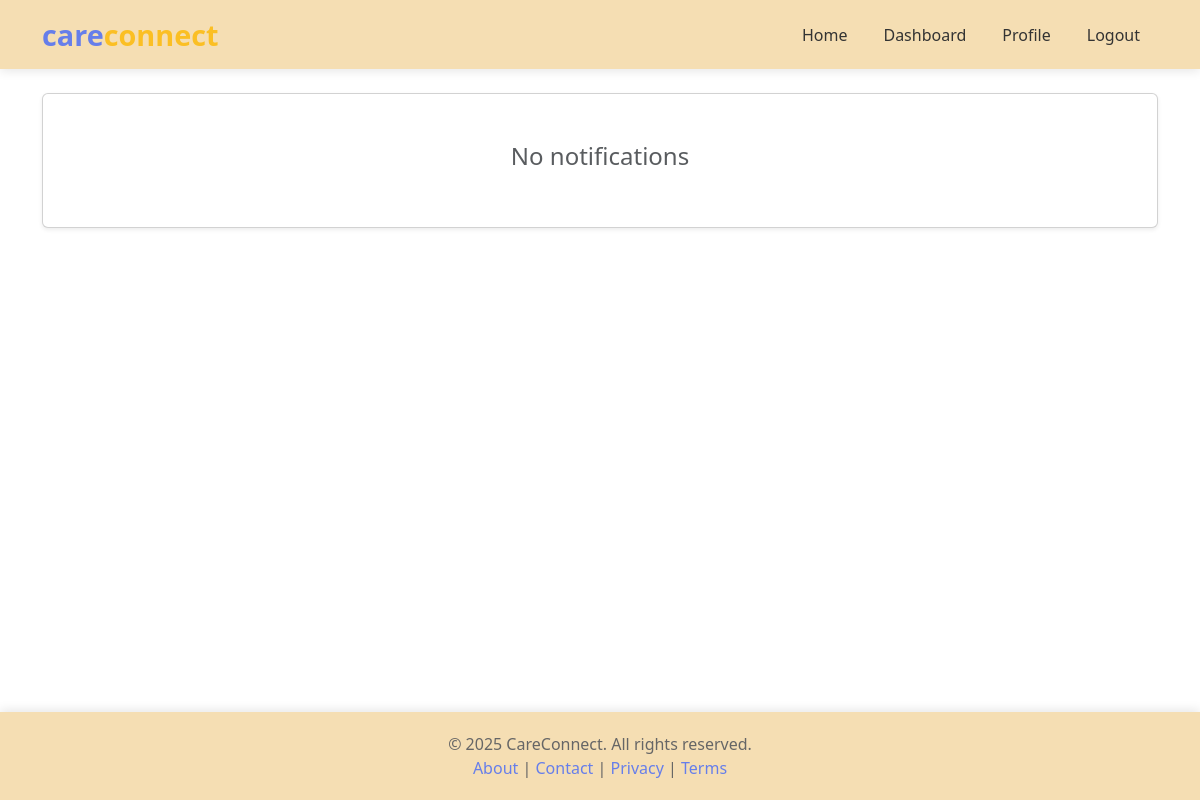
/users/notifications/ (signed in), run on an earlier commit of the app's database.
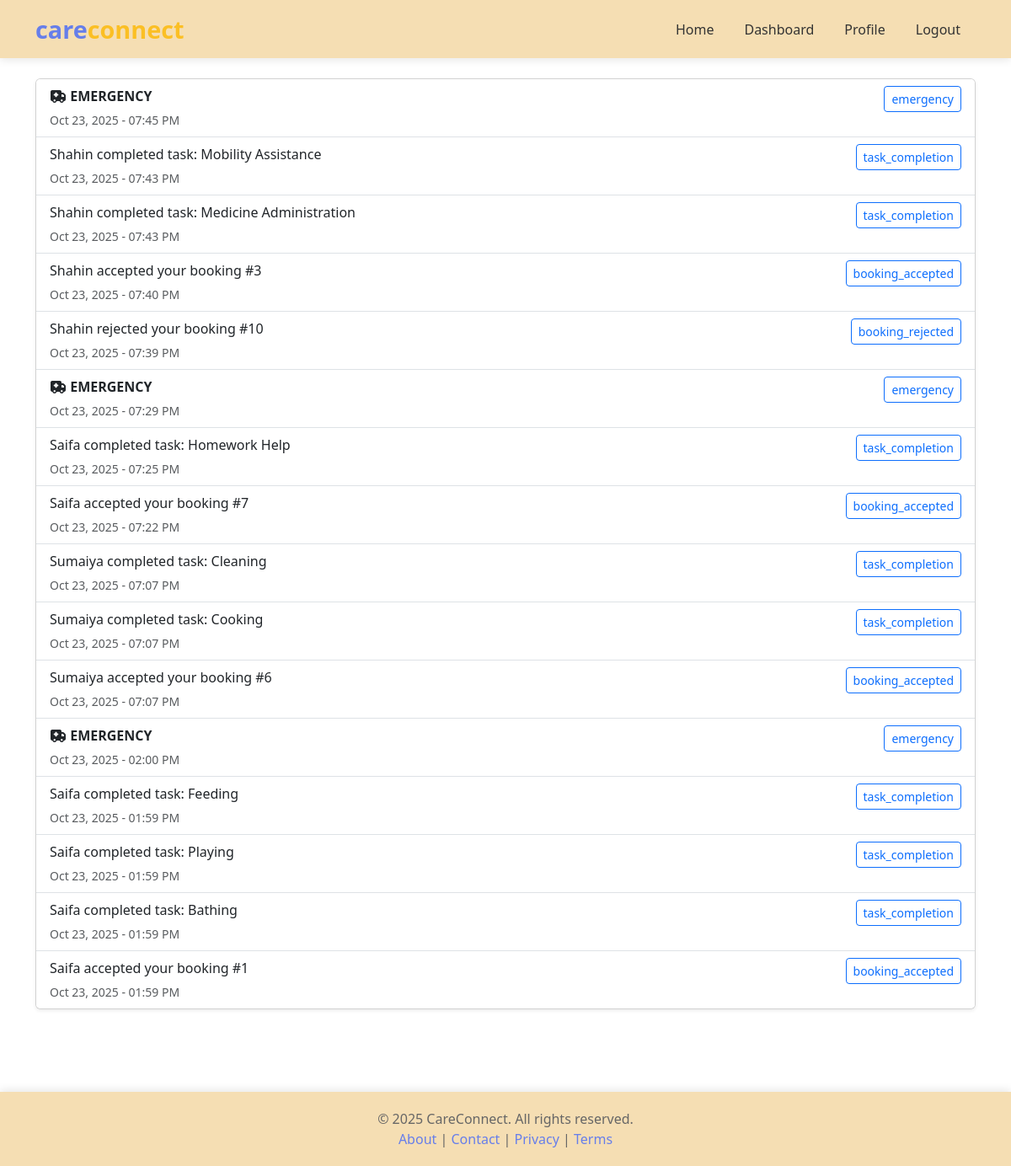
And on a later commit of the database.
### updates/models.py (models this page shows, shortened)
class Notification(models.Model):
    providerID = models.ForeignKey(ServiceProvider, on_delete=models.CASCADE, related_name='notifications_sent',
                                   null=True, blank=True)
    userID = models.ForeignKey(User, on_delete=models.CASCADE, related_name='notifications_received')
    message = models.TextField()
    time = models.DateTimeField(auto_now_add=True)
    isRead = models.BooleanField(default=False)
    notification_type = models.CharField(max_length=50, default='general')
    class Meta:
        ordering = ['-time']
        db_table = 'updates_notification'

### users/views.py (the view)
# urls.py: path('notifications/', views.user_notifications, name='user_notifications'),
@login_required
def user_notifications(request):
    if request.user.is_provider:
        return redirect('provider_dashboard')
    notifications = Notification.objects.filter(userID=request.user).order_by('-time')
    notifications.update(isRead=True)
    context = {
        'notifications': notifications,
    }
    return render(request, 'users/notifications.html', context)

### templates/users/notifications.html (shortened to what this page needs)
{% extends 'base.html' %}
{% block content %}
<div class="container mt-4 mb-5">
    {% if notifications %}
        <div class="card shadow-sm">
            <div class="list-group list-group-flush">
                {% for notification in notifications %}
                <div class="list-group-item {% if notification.notification_type == 'emergency' %}{% endif %}">
                    <div class="d-flex justify-content-between align-items-start">
                        <div>
                            {% if notification.notification_type == 'emergency' %}
                            <span class="fw-bold"><i class="fa-solid fa-truck-medical"></i> EMERGENCY</span>
                            {% endif %}
                            <p class="mb-1">{{ notification.message }}</p>
                            <small class="text-muted">{{ notification.time|date:"M d, Y - h:i A" }}</small>
                        </div>
                        <span class="btn btn-outline-primary btn-sm">{{ notification.notification_type }}</span>
                    </div>
                </div>
                {% endfor %}
            </div>
        </div>
    {% else %}
        <div class="card shadow-sm">
            <div class="card-body text-center py-5">
                <h4 class="text-muted">No notifications</h4>
            </div>
        </div>
    {% endif %}
</div>
{% endblock %}

What changed in the data, as far as the page shows it:
added Notification: shows "EMERGENCY", time "Oct 23, 2025 - 07:45 PM", notification_type "emergency"
added Notification: message "Shahin completed task: Mobility Assistance", time "Oct 23, 2025 - 07:43 PM", notification_type "task_completion"
added Notification: message "Shahin completed task: Medicine Administration", time "Oct 23, 2025 - 07:43 PM", notification_type "task_completion"
added Notification: message "Shahin accepted your booking #3", time "Oct 23, 2025 - 07:40 PM", notification_type "booking_accepted"
added Notification: message "Shahin rejected your booking #10", time "Oct 23, 2025 - 07:39 PM", notification_type "booking_rejected"
added Notification: shows "EMERGENCY", time "Oct 23, 2025 - 07:29 PM", notification_type "emergency"
added Notification: message "Saifa completed task: Homework Help", time "Oct 23, 2025 - 07:25 PM", notification_type "task_completion"
added Notification: message "Saifa accepted your booking #7", time "Oct 23, 2025 - 07:22 PM", notification_type "booking_accepted"
added Notification: message "Sumaiya completed task: Cleaning", time "Oct 23, 2025 - 07:07 PM", notification_type "task_completion"
added Notification: message "Sumaiya completed task: Cooking", time "Oct 23, 2025 - 07:07 PM", notification_type "task_completion"
added Notification: message "Sumaiya accepted your booking #6", time "Oct 23, 2025 - 07:07 PM", notification_type "booking_accepted"
added Notification: shows "EMERGENCY", time "Oct 23, 2025 - 02:00 PM", notification_type "emergency"
added Notification: message "Saifa completed task: Feeding", time "Oct 23, 2025 - 01:59 PM", notification_type "task_completion"
added Notification: message "Saifa completed task: Playing", time "Oct 23, 2025 - 01:59 PM", notification_type "task_completion"
added Notification: message "Saifa completed task: Bathing", time "Oct 23, 2025 - 01:59 PM", notification_type "task_completion"
added Notification: message "Saifa accepted your booking #1", time "Oct 23, 2025 - 01:59 PM", notification_type "booking_accepted"
Also different on the page:
text no longer shown: "No notifications"
